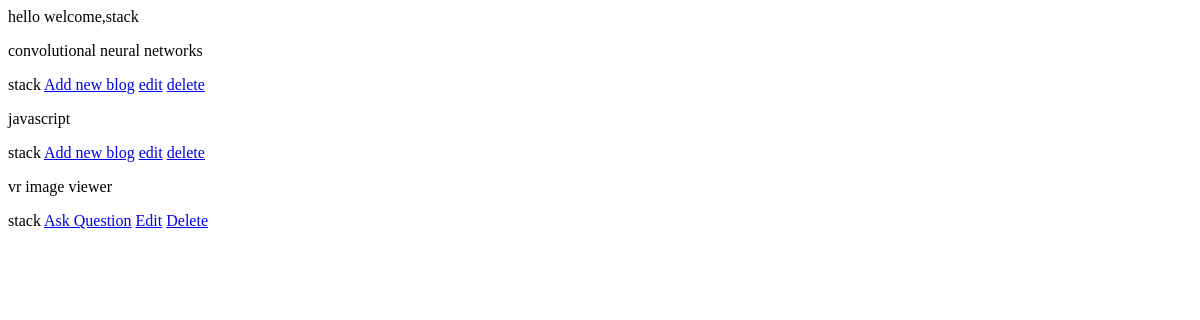
The app's page /user/ (signed in), older data.
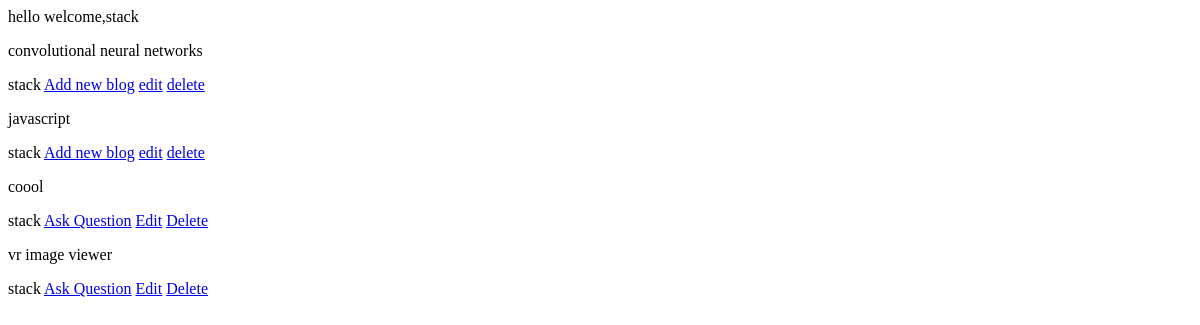
The same page, newer data.
### accounts/models.py (models this page shows, shortened)
class Blog(models.Model):
    title = models.CharField(max_length=300, null=True)
    author = models.ForeignKey(User, on_delete=models.CASCADE)
    image = models.FileField(null=True, upload_to='blog/images')
    slug = models.SlugField(null=True)
    content = RichTextField()
    date_added = models.DateTimeField(auto_now_add=True)
    likes = models.ManyToManyField(User, related_name="likes", blank=True)

### stack/models.py (models this page shows, shortened)
class Question(models.Model):
    title = models.CharField(max_length=300, null=True)
    author = models.ForeignKey(User, on_delete=models.CASCADE)
    content = RichTextField()
    slug = models.SlugField(null=True)
    date_added = models.DateTimeField(auto_now_add=True)

### stack/views.py (the view)
# urls.py: path('user/', userposts, name="user_page"),
def userposts(request):
    blogs = Blog.objects.filter(author=request.user.id).order_by('-id')
    questions = Question.objects.filter(author=request.user.id).order_by('-id')
    context ={
        'blogs':blogs,
        'questions':questions,
    }
    return render(request, 'stack/userpage.html', context)

### templates/stack/userpage.html (shortened to what this page needs)
<!DOCTYPE html>
<html lang="en">
<head>
</head>
<body>
    hello welcome,{{request.user.username}}
    {% if not blogs %}
        <p>You dont have any blogs yet.. <a href="{% url 'postblog' %}">Add one</a></p>
    {% else %}
        {% for blog in blogs %}
            <p>{{blog.title}}</p>
            {{blog.author.username}}
            <a href="{% url 'postblog' %}">Add new blog</a>
            <a href="{% url 'edit_blog' blog.id %}">edit</a>
            <a href="{% url 'delete_blog' blog.id %}">delete</a>
        {% endfor %}
    {% endif %}
    {% if not questions %}
<p>You dont have any questions yet.. <a href="{% url 'postqn' %}">Ask Question</a></p>
{% else %}
    {% for question in questions %}
        <p>{{question.title}}</p>
        {{question.author.username}}
        <a href="{% url 'postqn' %}">Ask Question</a>
        <a href="{% url 'edit_qn' question.id %}">Edit</a>
        <a href="{% url 'delete_qn' question.id %}">Delete</a>
    {% endfor %}
{% endif %}
</body>
</html>

Row changes from the older to the newer data that the page shows:
added Question: title "coool", author.username "stack"
